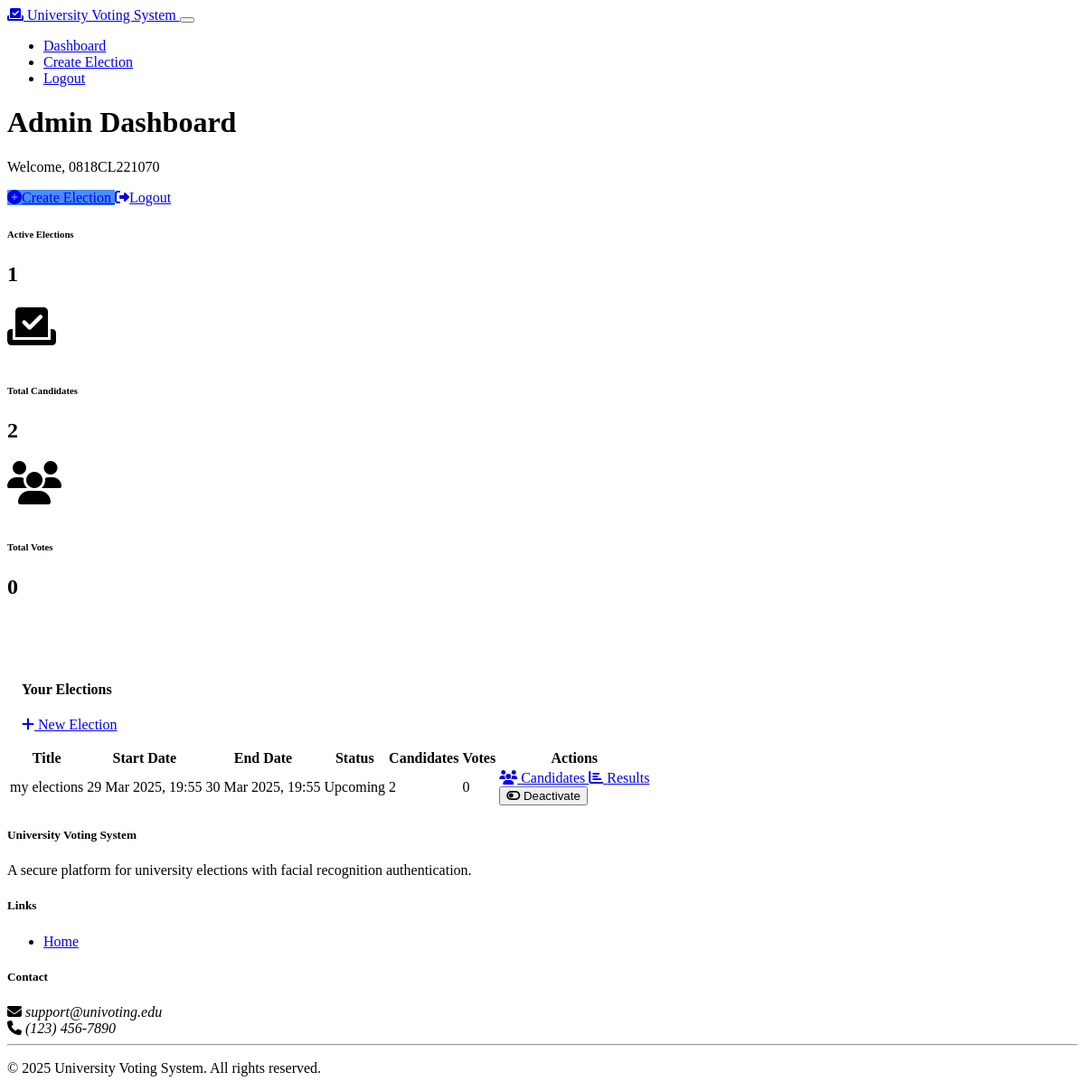
The app's page /admin/dashboard (signed in), older data.
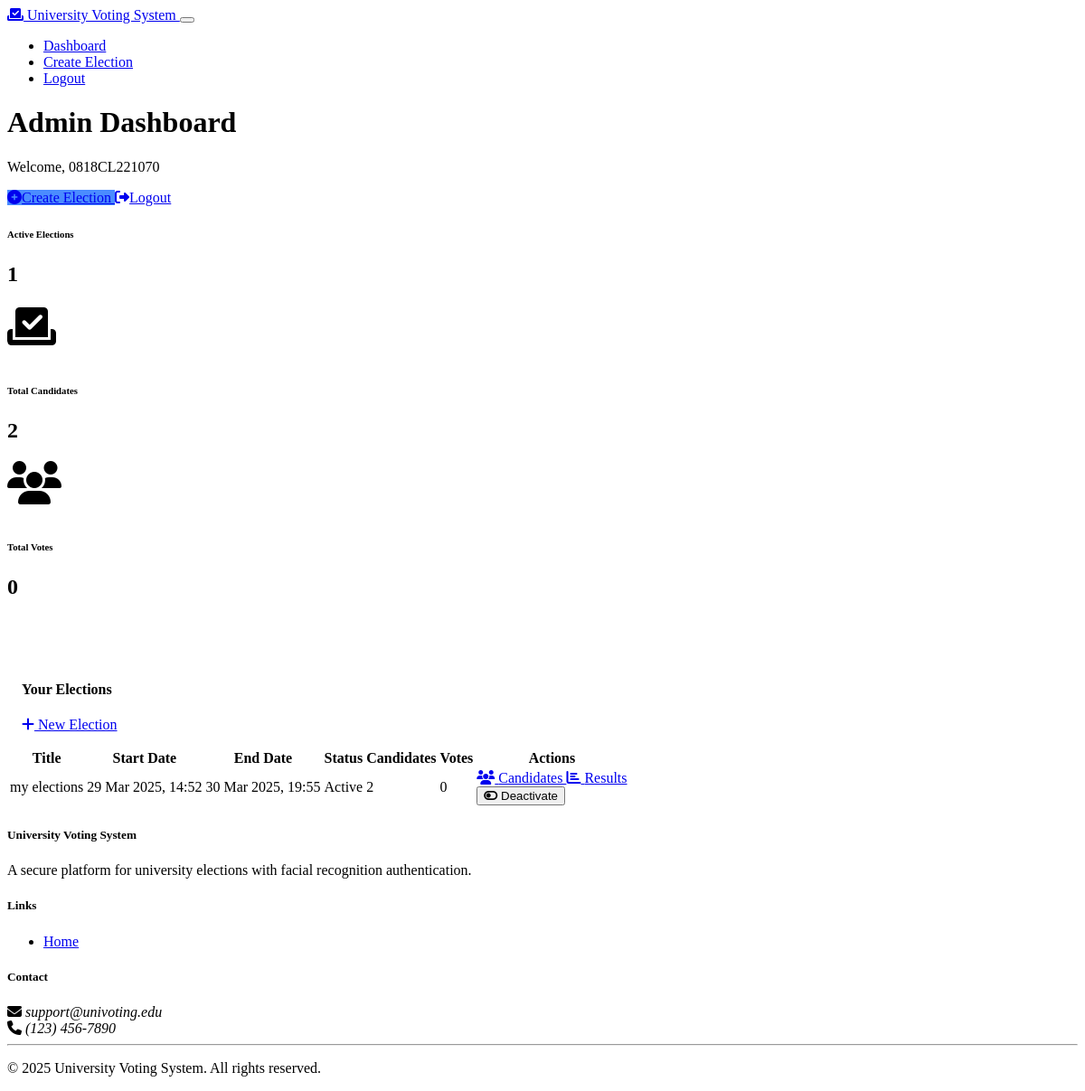
The same page, newer data.
### models.py (models this page shows, shortened)
class User(db.Model):
    id = db.Column(db.Integer, primary_key=True)
    enrollment_id = db.Column(db.String(50), unique=True, nullable=False)
    email = db.Column(db.String(120), unique=True, nullable=False)
    password_hash = db.Column(db.String(256), nullable=False)
    role = db.Column(db.String(20), nullable=False, default='voter')
    is_verified = db.Column(db.Boolean, default=False)
    face_encoding = db.Column(db.Text, nullable=True)
    created_at = db.Column(db.DateTime, default=datetime.datetime.utcnow)
    votes = db.relationship('Vote', backref='voter', lazy=True)
    def is_admin(self):
        return self.role == 'admin'

class Election(db.Model):
    id = db.Column(db.Integer, primary_key=True)
    title = db.Column(db.String(100), nullable=False)
    description = db.Column(db.Text, nullable=True)
    start_date = db.Column(db.DateTime, nullable=False)
    end_date = db.Column(db.DateTime, nullable=False)
    is_active = db.Column(db.Boolean, default=False)
    created_by = db.Column(db.Integer, db.ForeignKey('user.id'), nullable=False)
    created_at = db.Column(db.DateTime, default=datetime.datetime.utcnow)
    candidates = db.relationship('Candidate', backref='election', lazy=True, cascade="all, delete-orphan")
    votes = db.relationship('Vote', backref='election', lazy=True, cascade="all, delete-orphan")
    admin = db.relationship('User', backref='created_elections')

### routes.py (the view)
@app.route('/admin/dashboard')
def admin_dashboard():
    if not is_logged_in():
        flash('Please login to access this page', 'warning')
        return redirect(url_for('admin_login'))
    user_id = session.get('user_id')
    user = User.query.get(user_id)
    if not user.is_admin():
        flash('You do not have permission to access this page', 'danger')
        return redirect(url_for('voter_dashboard'))
    now = datetime.datetime.utcnow()
    elections = Election.query.filter_by(created_by=user_id).order_by(Election.created_at.desc()).all()
    active_count = sum(1 for e in elections if e.is_active and e.end_date >= now)
    total_candidates = Candidate.query.join(Election).filter(Election.created_by == user_id).count()
    total_votes = Vote.query.join(Election).filter(Election.created_by == user_id).count()
    return render_template('admin_dashboard.html',
                          user=user,
                          elections=elections,
                          active_count=active_count,
                          total_candidates=total_candidates,
                          total_votes=total_votes,
                          now=now)

### routes.py (called while the page is built)
def is_logged_in():
    return 'user_id' in session

### templates/admin_dashboard.html (shortened to what this page needs)
{% extends 'base.html' %}
{% block content %}
<div class="container py-4">
    <div class="row mb-4">
        <div class="col-md-8">
            <h1 class="mb-0">Admin Dashboard</h1>
            <p class="lead">Welcome, {{ user.enrollment_id }}</p>
        </div>
        <div class="col-md-4 text-md-end d-flex align-items-center justify-content-md-end">
            <a href="{{ url_for('create_election') }}" class="btn btn-primary me-2">
                <i class="fas fa-plus-circle me-2"></i>Create Election
            </a>
            <a href="{{ url_for('logout') }}" class="btn btn-outline-danger">
                <i class="fas fa-sign-out-alt me-2"></i>Logout
            </a>
        </div>
    </div>
    <div class="row mb-4">
        <div class="col-md-4">
            <div class="card bg-primary text-white h-100">
                <div class="card-body">
                    <div class="d-flex justify-content-between align-items-center">
                        <div>
                            <h6 class="text-uppercase">Active Elections</h6>
                            <h2 class="mb-0">{{ active_count }}</h2>
                        </div>
                        <i class="fas fa-vote-yea fa-3x opacity-50"></i>
                    </div>
                </div>
            </div>
        </div>
        <div class="col-md-4">
            <div class="card bg-success text-white h-100">
                <div class="card-body">
                    <div class="d-flex justify-content-between align-items-center">
                        <div>
                            <h6 class="text-uppercase">Total Candidates</h6>
                            <h2 class="mb-0">{{ total_candidates }}</h2>
                        </div>
                        <i class="fas fa-users fa-3x opacity-50"></i>
                    </div>
                </div>
            </div>
        </div>
        <div class="col-md-4">
            <div class="card bg-info text-white h-100">
                <div class="card-body">
                    <div class="d-flex justify-content-between align-items-center">
                        <div>
                            <h6 class="text-uppercase">Total Votes</h6>
                            <h2 class="mb-0">{{ total_votes }}</h2>
                        </div>
                    </div>
                </div>
            </div>
        </div>
    </div>
    <div class="card shadow">
        <div class="card-header bg-primary text-white d-flex justify-content-between align-items-center">
            <h4 class="mb-0">Your Elections</h4>
            <a href="{{ url_for('create_election') }}" class="btn btn-light btn-sm">
                <i class="fas fa-plus me-1"></i> New Election
            </a>
        </div>
        <div class="card-body">
            {% if elections %}
                <div class="table-responsive">
                    <table class="table table-hover">
                        <thead>
                            <tr>
                                <th>Title</th>
                                <th>Start Date</th>
                                <th>End Date</th>
                                <th>Status</th>
                                <th>Candidates</th>
                                <th>Votes</th>
                                <th>Actions</th>
                            </tr>
                        </thead>
                        <tbody>
                            {% for election in elections %}
                                <tr>
                                    <td>{{ election.title }}</td>
                                    <td>{{ election.start_date.strftime('%d %b %Y, %H:%M') }}</td>
                                    <td>{{ election.end_date.strftime('%d %b %Y, %H:%M') }}</td>
                                    <td>
                                        {% if election.is_active and election.start_date <= now and election.end_date >= now %}
                                            <span class="badge bg-success">Active</span>
                                        {% elif election.is_active and election.start_date > now %}
                                            <span class="badge bg-info">Upcoming</span>
                                        {% elif election.is_active and election.end_date < now %}
                                            <span class="badge bg-secondary">Ended</span>
                                        {% else %}
                                            <span class="badge bg-danger">Inactive</span>
                                        {% endif %}
                                    </td>
                                    <td>{{ election.candidates|length }}</td>
                                    <td>{{ election.votes|length }}</td>
                                    <td>
                                        <div class="btn-group">
                                            <a href="{{ url_for('manage_candidates', election_id=election.id) }}" class="btn btn-sm btn-outline-primary">
                                                <i class="fas fa-users me-1"></i> Candidates
                                            </a>
                                            <a href="{{ url_for('view_results', election_id=election.id) }}" class="btn btn-sm btn-outline-success">
                                                <i class="fas fa-chart-bar me-1"></i> Results
                                            </a>
                                            <form method="POST" action="{{ url_for('toggle_election', election_id=election.id) }}" class="d-inline">
                                                <button type="submit" class="btn btn-sm btn-outline-{{ 'danger' if election.is_active else 'success' }}">
                                                    <i class="fas fa-{{ 'toggle-off' if election.is_active else 'toggle-on' }} me-1"></i>
                                                    {{ 'Deactivate' if election.is_active else 'Activate' }}
                                                </button>
                                            </form>
                                        </div>
                                    </td>
                                </tr>
                            {% endfor %}
                        </tbody>
                    </table>
                </div>
            {% endif %}
        </div>
    </div>
</div>
{% endblock %}

### templates/base.html (shortened to what this page needs)
<!DOCTYPE html>
<html lang="en" data-bs-theme="dark">
<head>
    <link href="https://cdn.replit.com/agent/bootstrap-agent-dark-theme.min.css" rel="stylesheet">
    <link rel="stylesheet" href="https://cdnjs.cloudflare.com/ajax/libs/font-awesome/6.4.0/css/all.min.css">
    <link rel="stylesheet" href="{{ url_for('static', filename='css/custom.css') }}">
</head>
<body class="d-flex flex-column min-vh-100">
    <nav class="navbar navbar-expand-lg navbar-dark bg-dark">
        <div class="container">
            <a class="navbar-brand" href="{{ url_for('index') }}">
                <i class="fas fa-vote-yea me-2"></i>
                University Voting System
            </a>
            <button class="navbar-toggler" type="button" data-bs-toggle="collapse" data-bs-target="#navbarNav">
            </button>
            <div class="collapse navbar-collapse" id="navbarNav">
                <ul class="navbar-nav ms-auto">
                    {% if session.get('user_id') %}
                        {% set user = user or None %}
                        {% if user and user.is_admin() %}
                            <li class="nav-item">
                                <a class="nav-link" href="{{ url_for('admin_dashboard') }}">Dashboard</a>
                            </li>
                            <li class="nav-item">
                                <a class="nav-link" href="{{ url_for('create_election') }}">Create Election</a>
                            </li>
                        {% else %}
                            <li class="nav-item">
                                <a class="nav-link" href="{{ url_for('voter_dashboard') }}">Dashboard</a>
                            </li>
                        {% endif %}
                        <li class="nav-item">
                            <a class="nav-link" href="{{ url_for('logout') }}">Logout</a>
                        </li>
                    {% endif %}
                </ul>
            </div>
        </div>
    </nav>
    <main class="container my-4 flex-grow-1">
        {% block content %}{% endblock %}
    </main>
    <footer class="bg-dark text-white py-4 mt-5">
        <div class="container">
            <div class="row">
                <div class="col-md-6">
                    <h5>University Voting System</h5>
                    <p>A secure platform for university elections with facial recognition authentication.</p>
                </div>
                <div class="col-md-3">
                    <h5>Links</h5>
                    <ul class="list-unstyled">
                        <li><a href="{{ url_for('index') }}" class="text-decoration-none text-light">Home</a></li>
                    </ul>
                </div>
                <div class="col-md-3">
                    <h5>Contact</h5>
                    <address class="mb-0">
                        <i class="fas fa-envelope me-2"></i> support@univoting.edu<br>
                        <i class="fas fa-phone me-2"></i> (123) 456-7890
                    </address>
                </div>
            </div>
            <hr>
            <div class="text-center">
                <p class="mb-0">&copy; {{ now.year if now else 2023 }} University Voting System. All rights reserved.</p>
            </div>
        </div>
    </footer>
</body>
</html>

### static/css/custom.css (style rules this page uses)
.bg-dark { background-color: var(--bs-gray-900) !important; }
.card { margin-bottom: 1rem; border-radius: 0.5rem; overflow: hidden; }
.card-header { padding: 1rem; }
.btn-primary { background-color: #4a8cff; border-color: #4a8cff; }
.card.bg-primary, .card.bg-success, .card.bg-info { border: none; border-radius: 0.5rem; overflow: hidden; }

Row changes from the older to the newer data that the page shows:
changed Election "my elections": start_date "29 Mar 2025, 19:55" → "29 Mar 2025, 14:52"; start_date "Upcoming" → "Active"
